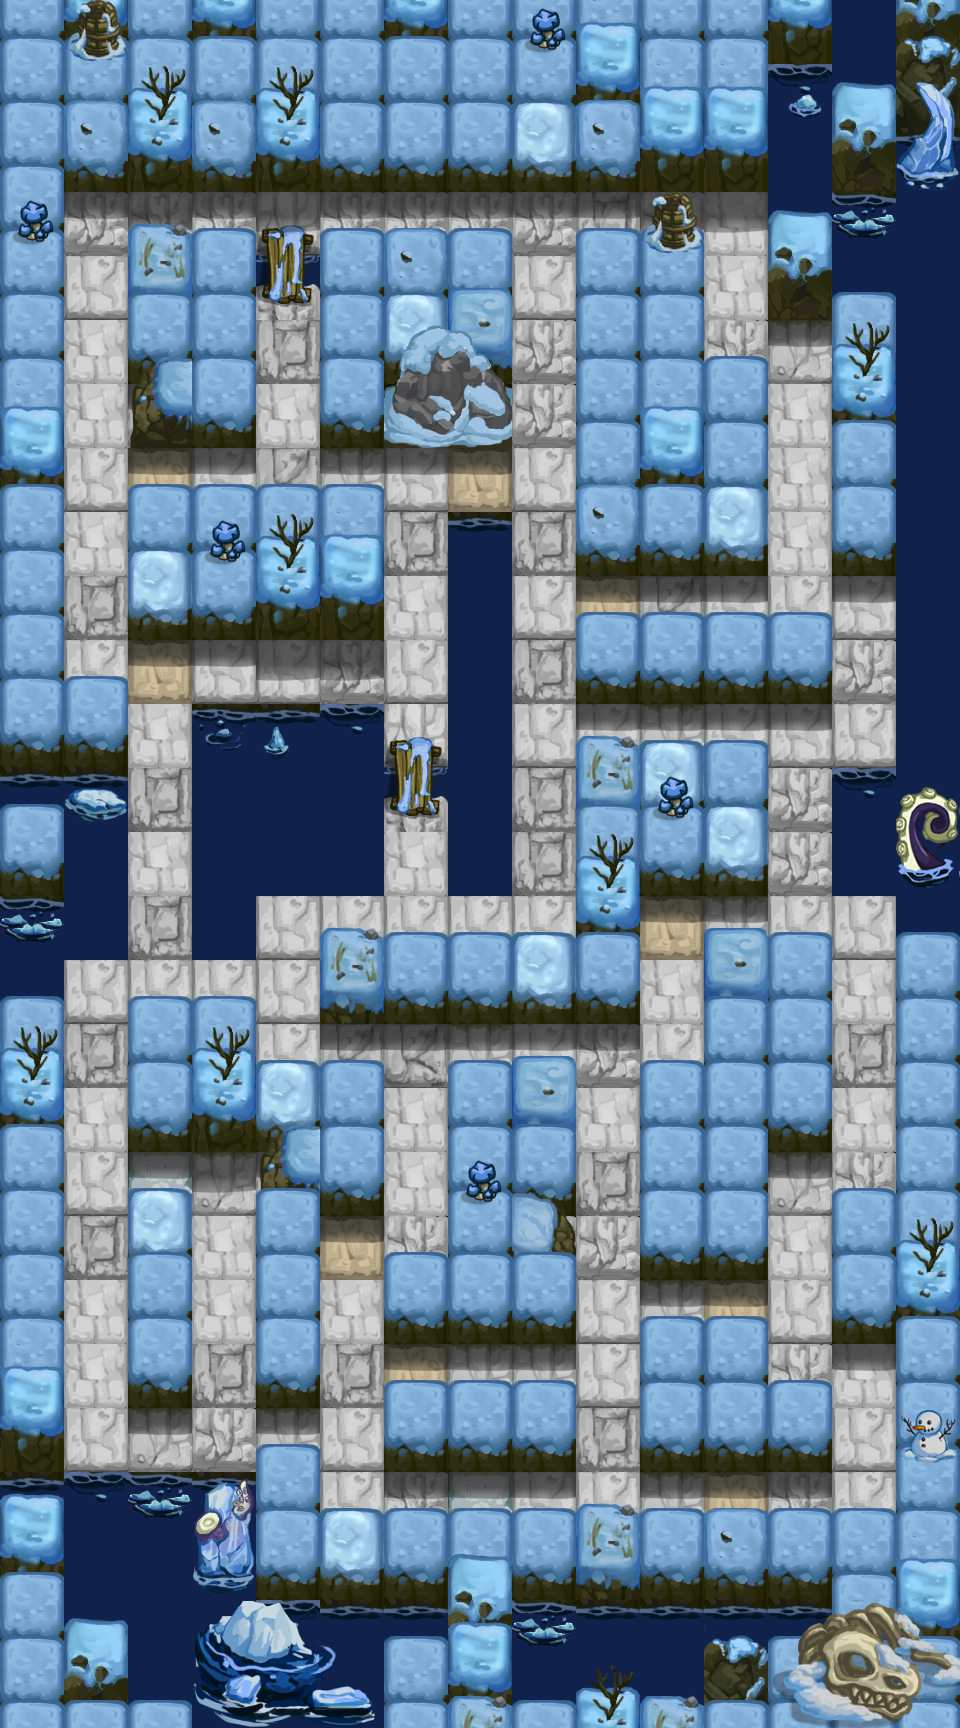

A level layout from a 2D game, rendered from its tile map. Below: a short description, then the map file with tile-grid data replaced by summaries:
An orthogonal 15x27 tile map with 64x64 px tiles, 7 tile layers (background, background_top, block, block_top, ...), 4 tilesets and 11 objects (5x monster, 3x 2, move_3, move_2, move_1).

<map version="1.2" tiledversion="1.2.2" orientation="orthogonal" renderorder="left-down" width="15" height="27" tilewidth="64" tileheight="64" infinite="0" nextlayerid="55" nextobjectid="226">
 <tileset firstgid="1" name="ice_block_1" tilewidth="64" tileheight="64" tilecount="64" columns="8">
  <image source="img/ice_block_1.png" width="512" height="512" />
 </tileset>
 <tileset firstgid="65" name="diamond" tilewidth="64" tileheight="64" tilecount="64" columns="8">
  <image source="img/diamond.png" width="512" height="512" />
 </tileset>
 <tileset firstgid="129" name="ice_bg_1" tilewidth="64" tileheight="64" tilecount="64" columns="8">
  <image source="img/ice_bg_1.png" width="512" height="512" />
 </tileset>
 <tileset firstgid="193" name="ice_top_1" tilewidth="64" tileheight="64" tilecount="64" columns="8">
  <image source="img/ice_top_1.png" width="512" height="512" />
 </tileset>
 <layer id="45" name="background" width="15" height="27">
  <data>[405 cells, 379 non-empty, 10 distinct tile ids]</data>
 </layer>
 <layer id="46" name="background_top" width="15" height="27">
  <data>[405 cells, 56 non-empty, 2 distinct tile ids]</data>
 </layer>
 <layer id="47" name="block" width="15" height="27">
  <data>[405 cells, 262 non-empty, 18 distinct tile ids]</data>
 </layer>
 <layer id="48" name="block_top" width="15" height="27">
  <data>[405 cells, 134 non-empty, 12 distinct tile ids]</data>
 </layer>
 <layer id="49" name="diamond" width="15" height="27">
  <data>[405 cells, 67 non-empty, 1 distinct tile ids]</data>
 </layer>
 <objectgroup color="#ffaaff" id="50" name="trigger">
  <object id="223" name="trigger" type="2" x="512" y="448" width="64" height="64">
   <properties>
    <property name="Resource" value="Trigger_Stove" />
    <property name="Type" type="int" value="2" />
   </properties>
  </object>
  <object id="224" name="trigger" type="2" x="768" y="704" width="64" height="64">
   <properties>
    <property name="Resource" value="Trigger_Stove" />
    <property name="Type" type="int" value="2" />
   </properties>
  </object>
  <object id="225" name="trigger" type="2" x="64" y="256" width="64" height="64">
   <properties>
    <property name="Resource" value="Trigger_Stove" />
    <property name="Type" type="int" value="2" />
   </properties>
  </object>
 </objectgroup>
 <objectgroup color="#ff0000" id="51" name="monster">
  <object id="204" name="monster" x="448" y="192" width="64" height="64">
   <properties>
    <property name="Direction_Arr" value="0" />
    <property name="ID_Arr" value="801" />
    <property name="Interval" type="int" value="5000" />
    <property name="Move_Arr" value="0" />
    <property name="Order" type="int" value="1" />
    <property name="Time" type="int" value="0" />
   </properties>
  </object>
  <object id="216" name="monster" x="192" y="448" width="64" height="64">
   <properties>
    <property name="Direction_Arr" value="0" />
    <property name="ID_Arr" value="104" />
    <property name="Interval" type="int" value="5000" />
    <property name="Move_Arr" value="0" />
    <property name="Order" type="int" value="1" />
    <property name="Time" type="int" value="0" />
   </properties>
  </object>
  <object id="220" name="monster" x="256" y="640" width="64" height="64">
   <properties>
    <property name="Direction_Arr" value="0" />
    <property name="ID_Arr" value="901" />
    <property name="Interval" type="int" value="5000" />
    <property name="Move_Arr" value="0" />
    <property name="Order" type="int" value="1" />
    <property name="Time" type="int" value="0" />
   </properties>
  </object>
  <object id="221" name="monster" x="768" y="384" width="64" height="64">
   <properties>
    <property name="Direction_Arr" value="0" />
    <property name="ID_Arr" value="104" />
    <property name="Interval" type="int" value="5000" />
    <property name="Move_Arr" value="0" />
    <property name="Order" type="int" value="1" />
    <property name="Time" type="int" value="0" />
   </properties>
  </object>
  <object id="222" name="monster" x="192" y="192" width="64" height="64">
   <properties>
    <property name="Direction_Arr" value="0" />
    <property name="ID_Arr" value="104" />
    <property name="Interval" type="int" value="5000" />
    <property name="Move_Arr" value="0" />
    <property name="Order" type="int" value="1" />
    <property name="Time" type="int" value="0" />
   </properties>
  </object>
 </objectgroup>
 <objectgroup color="#00ff00" id="52" name="player">
  <object id="110" name="move_3" x="448" y="1344" width="64" height="64" />
  <object id="109" name="move_2" x="448" y="1344" width="64" height="64" />
  <object id="107" name="move_1" x="448" y="1344" width="64" height="64" />
 </objectgroup>
 <layer id="53" name="all_top_1" width="15" height="27">
  <data>[405 cells, 58 non-empty, 5 distinct tile ids]</data>
 </layer>
 <layer id="54" name="all_top_2" width="15" height="27">
  <data>[405 cells, 33 non-empty, 28 distinct tile ids]</data>
 </layer>
</map>
